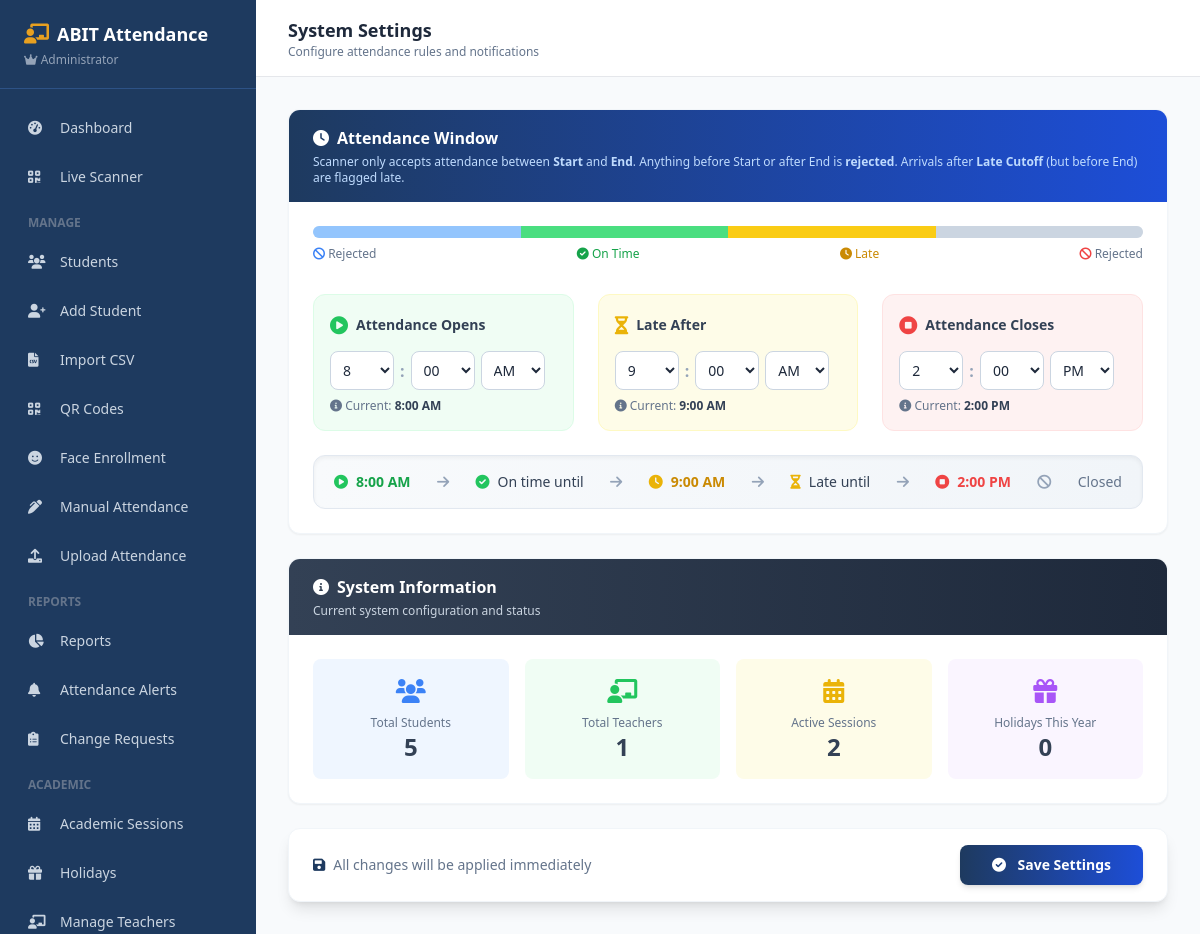
Page /settings/ (signed in) on the earlier database version.
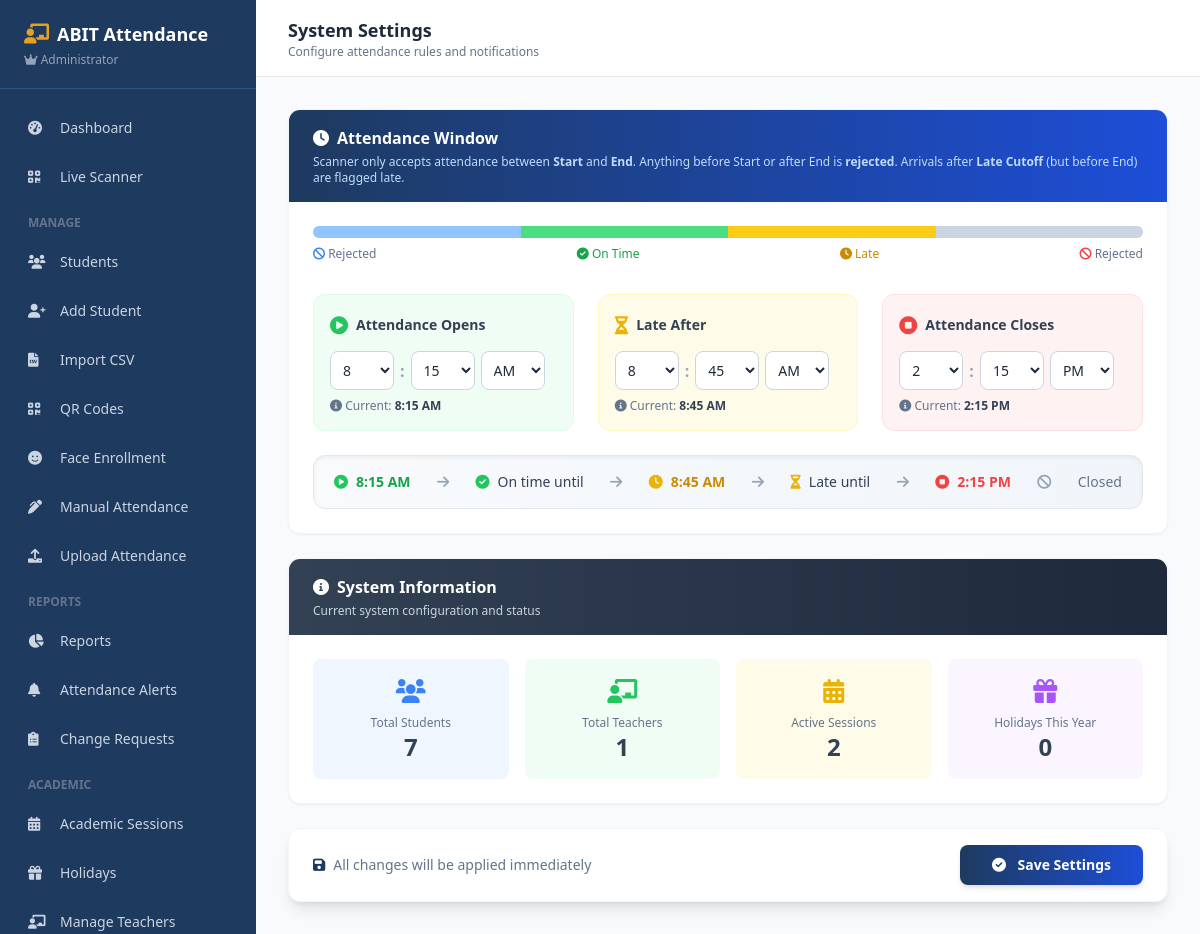
Same page on the later database version.
### core/models.py (models this page shows, shortened)
class AttendanceSettings(models.Model):
    attendance_start_time = models.TimeField(
        default=time(8, 0), help_text="Attendance marking opens at this time"
    )
    attendance_end_time = models.TimeField(
        default=time(11, 0), help_text="Attendance marking closes at this time"
    )
    late_cutoff_time = models.TimeField(
        default=time(9, 30),
        help_text="Attendance marked after this time (but before end) is flagged as late"
    )
    notification_email = models.EmailField(
        blank=True, help_text="Send daily absent report to this email"
    )
    notify_on_absent = models.BooleanField(default=True)
    updated_at = models.DateTimeField(auto_now=True)
    class Meta:
        verbose_name = 'System Settings'
        verbose_name_plural = 'System Settings'
    @classmethod
    def get(cls):
        obj, _ = cls.objects.get_or_create(pk=1)
        return obj

### core/views.py (the view, shortened to what this page needs)
# urls.py: path('settings/', views.SettingsView.as_view(), name='settings'),
@method_decorator(login_required, name='dispatch')
class SettingsView(View):
    def get(self, request):
        context = {
            'config': AttendanceSettings.get(),
            'total_students': Student.objects.count(),
            'total_teachers': TeacherProfile.objects.count(),
            'active_sessions': AcademicSession.objects.filter(is_active=True).count(),
            'holiday_count': Holiday.objects.filter(date__year=datetime.now().year).count(),
            'smtp_configured': bool(
                settings.EMAIL_HOST_USER and
                settings.EMAIL_HOST_PASSWORD
            ),
        }
        return render(request, 'dashboard/settings.html', context)

### core/context_processors.py (called while the page is built)
def user_role(request):
    if not request.user.is_authenticated:
        return {'is_admin': False, 'is_teacher': False, 'is_student': False, 'pending_change_count': 0}
    pending = 0
    if request.user.is_superuser:
        pending = ChangeRequest.objects.filter(status='pending').count()
    return {
        'is_admin': request.user.is_superuser,
        'is_teacher': request.user.groups.filter(name='Teacher').exists(),
        'is_student': request.user.groups.filter(name='Student').exists(),
        'pending_change_count': pending,
    }

### core/templatetags/dict_extras.py (called while the page is built)
@register.filter
def split(value, delimiter):
    if not value:
        return []
    return value.split(delimiter)

### core/templates/dashboard/settings.html (shortened to what the changed rows need)
{% extends "dashboard/base.html" %}
{% load dict_extras %}
{% block page_title %}System Settings{% endblock %}
{% block content %}
<form method="POST" id="settingsForm">
  <div class="space-y-6">
    <div class="bg-white rounded-xl border border-slate-100 shadow-sm overflow-hidden">
      <div class="p-6">
        <div class="relative mb-8">
          <div class="h-3 bg-slate-100 rounded-full overflow-hidden flex">
          </div>
          <div class="flex justify-between text-xs text-slate-500 mt-2">
          </div>
        </div>
        <div class="grid grid-cols-1 md:grid-cols-3 gap-6">
          <div class="bg-green-50 rounded-xl p-4 border border-green-100">
            <div class="flex items-center gap-1.5">
              <select id="start_hour" onchange="syncAll()" class="border border-slate-300 rounded-lg px-2 py-2 text-sm focus:outline-none focus:ring-2 focus:ring-blue-500 w-16 bg-white">
                {% for h in "1,2,3,4,5,6,7,8,9,10,11,12"|split:"," %}
                <option value="{{ h }}">{{ h }}</option>
                {% endfor %}
              </select>
              <span class="text-slate-400 font-bold">:</span>
              <select id="start_minute" onchange="syncAll()" class="border border-slate-300 rounded-lg px-2 py-2 text-sm focus:outline-none focus:ring-2 focus:ring-blue-500 w-16 bg-white">
                <option value="00">00</option>
                <option value="15">15</option>
              </select>
              <select id="start_ampm" onchange="syncAll()" class="border border-slate-300 rounded-lg px-2 py-2 text-sm focus:outline-none focus:ring-2 focus:ring-blue-500 w-16 bg-white">
                <option value="AM">AM</option>
              </select>
            </div>
            <p class="text-xs text-slate-500 mt-2">
              <i class="fas fa-info-circle"></i> Current: <span class="font-semibold text-slate-700">{{ config.attendance_start_time|time:"g:i A" }}</span>
            </p>
          </div>
          <div class="bg-yellow-50 rounded-xl p-4 border border-yellow-100">
            <div class="flex items-center gap-1.5">
              <select id="late_hour" onchange="syncAll()" class="border border-slate-300 rounded-lg px-2 py-2 text-sm focus:outline-none focus:ring-2 focus:ring-blue-500 w-16 bg-white">
                {% for h in "1,2,3,4,5,6,7,8,9,10,11,12"|split:"," %}
                <option value="{{ h }}">{{ h }}</option>
                {% endfor %}
              </select>
              <span class="text-slate-400 font-bold">:</span>
              <select id="late_minute" onchange="syncAll()" class="border border-slate-300 rounded-lg px-2 py-2 text-sm focus:outline-none focus:ring-2 focus:ring-blue-500 w-16 bg-white">
                <option value="00">00</option>
                <option value="45">45</option>
              </select>
              <select id="late_ampm" onchange="syncAll()" class="border border-slate-300 rounded-lg px-2 py-2 text-sm focus:outline-none focus:ring-2 focus:ring-blue-500 w-16 bg-white">
                <option value="AM">AM</option>
              </select>
            </div>
            <p class="text-xs text-slate-500 mt-2">
              <i class="fas fa-info-circle"></i> Current: <span class="font-semibold text-slate-700">{{ config.late_cutoff_time|time:"g:i A" }}</span>
            </p>
          </div>
          <div class="bg-red-50 rounded-xl p-4 border border-red-100">
            <div class="flex items-center gap-1.5">
              <select id="end_hour" onchange="syncAll()" class="border border-slate-300 rounded-lg px-2 py-2 text-sm focus:outline-none focus:ring-2 focus:ring-blue-500 w-16 bg-white">
                {% for h in "1,2,3,4,5,6,7,8,9,10,11,12"|split:"," %}
                <option value="{{ h }}">{{ h }}</option>
                {% endfor %}
              </select>
              <span class="text-slate-400 font-bold">:</span>
              <select id="end_minute" onchange="syncAll()" class="border border-slate-300 rounded-lg px-2 py-2 text-sm focus:outline-none focus:ring-2 focus:ring-blue-500 w-16 bg-white">
                <option value="00">00</option>
                <option value="15">15</option>
              </select>
              <select id="end_ampm" onchange="syncAll()" class="border border-slate-300 rounded-lg px-2 py-2 text-sm focus:outline-none focus:ring-2 focus:ring-blue-500 w-16 bg-white">
                <option value="PM">PM</option>
              </select>
            </div>
            <p class="text-xs text-slate-500 mt-2">
              <i class="fas fa-info-circle"></i> Current: <span class="font-semibold text-slate-700">{{ config.attendance_end_time|time:"g:i A" }}</span>
            </p>
          </div>
        </div>
        <div id="windowPreview" class="mt-6 bg-gradient-to-r from-slate-50 to-slate-100 border border-slate-200 rounded-xl px-5 py-4 text-sm text-slate-700 shadow-inner">
        </div>
      </div>
    </div>
    <div class="bg-white rounded-xl border border-slate-100 shadow-sm overflow-hidden">
      <div class="p-6">
        <div class="grid grid-cols-1 md:grid-cols-2 lg:grid-cols-4 gap-4">
          <div class="bg-blue-50 rounded-lg p-4 text-center">
            <i class="fas fa-users text-blue-500 text-2xl mb-2 block"></i>
            <p class="text-xs text-slate-500">Total Students</p>
            <p class="text-2xl font-bold text-slate-700">{{ total_students|default:"0" }}</p>
          </div>
        </div>
      </div>
    </div>
  </div>
</form>
{% endblock %}

Differences in the rows shown:
changed AttendanceSettings: attendance_start_time "8:00 AM" → "8:15 AM"; late_cutoff_time "9:00 AM" → "8:45 AM"; attendance_end_time "2:00 PM" → "2:15 PM"
Other differences:
form field value: "00" → "15"
form field value: "9" → "8"
form field value: "00" → "45"
text written by a page script: "8:00 AM On time until 9:00 AM Late until 2:00 PM Closed" → "8:15 AM On time until 8:45 AM Late until 2:15 PM Closed"
{{ total_students|default:"0" }}: "5" → "7"
